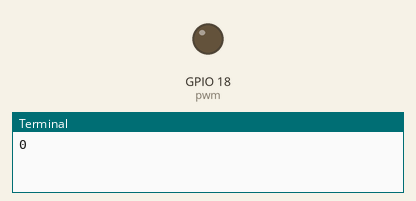
Simulated run of this program. Board: Raspberry Pi (BCM pin numbers). Shown: output pins drawn as LEDs (lit = HIGH), the last lines printed to the terminal. At 30.0 s the program stops and its outputs stay as they are.

Above: at 0.05 s.
At 0.75 s:
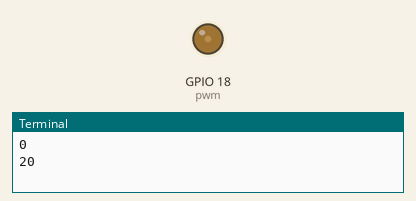
At 1.5 s:
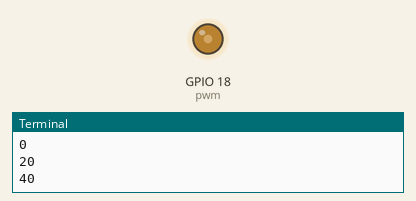
At 3.0 s:
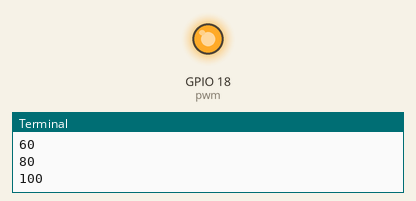
Timing chart, 0 to 6.9 s (numbered marks = the images above):
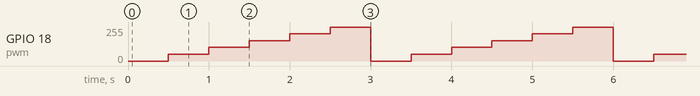

Measured:
- by itself, GPIO 18 (pwm): repeats every 3.0 s: 102/255 0.50 s, 153/255 0.50 s, 204/255 0.50 s, 255/255 0.50 s, 0/255 0.50 s, 51/255 0.50 s

The program:

ej3_intensidad.py
```python
import RPi.GPIO as GPIO
import time

GPIO.setmode(GPIO.BCM)
GPIO.setwarnings(False)
GPIO.setup(18,GPIO.OUT)
pwm= GPIO.PWM(18,100)
pwm.start(0)

for i in range(10):
    for intensidad in range(0,101,20):
        print(intensidad)
        pwm.ChangeDutyCycle(intensidad)
        time.sleep(0.5)

GPIO.cleanup()
```
